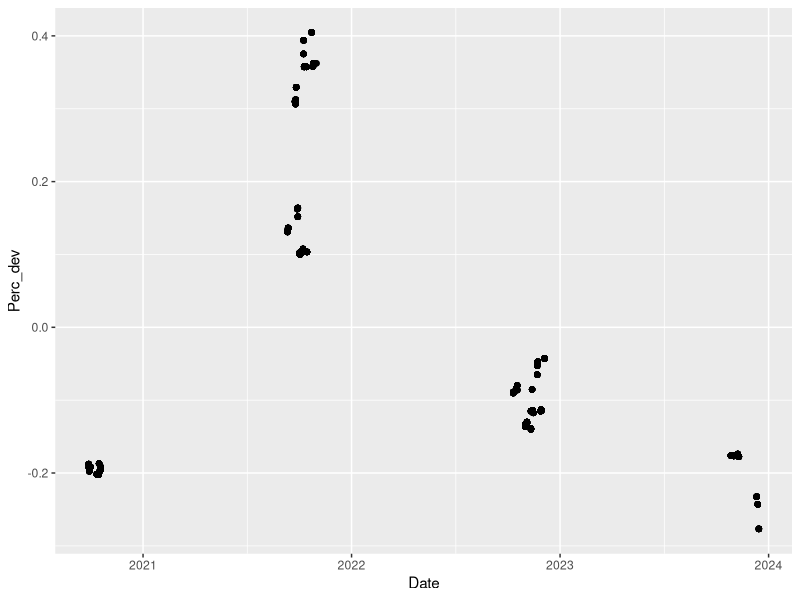
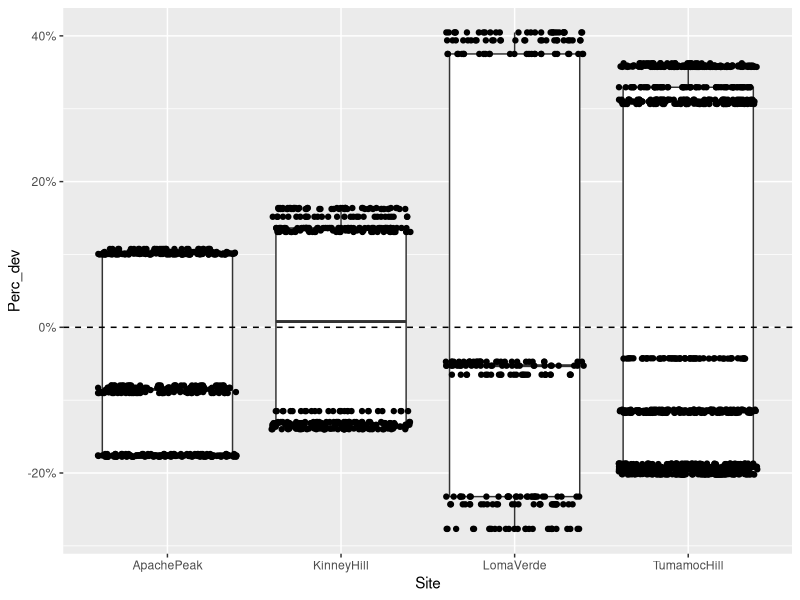
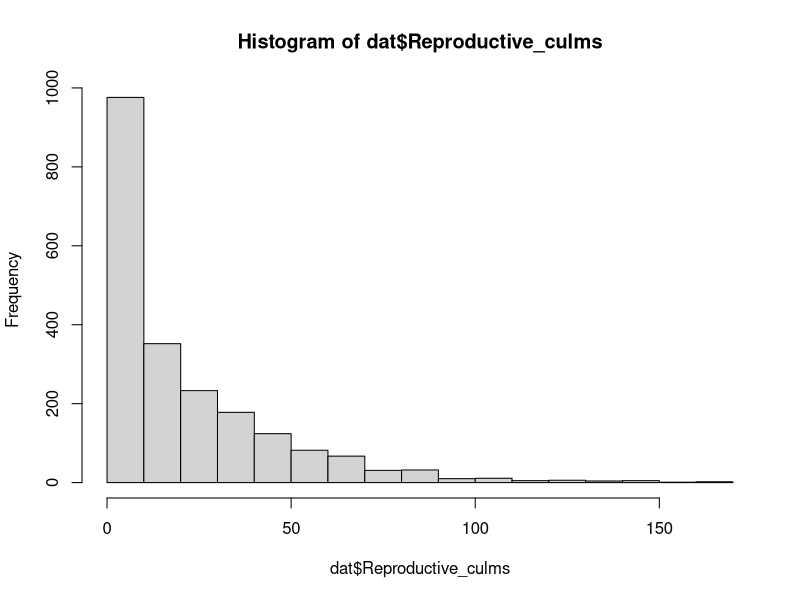
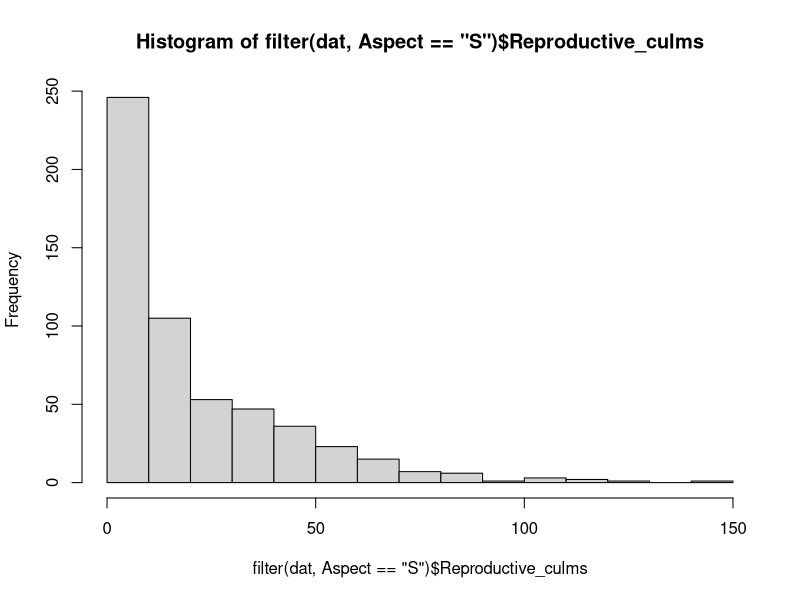
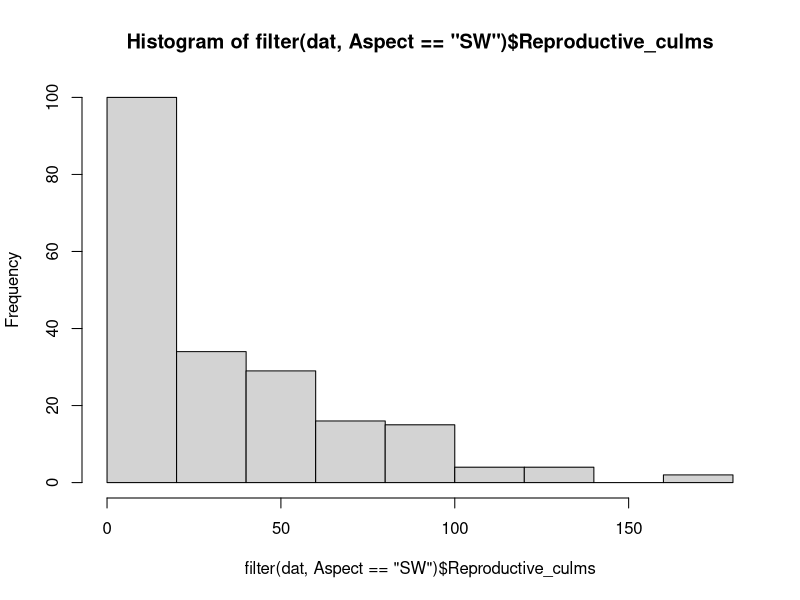
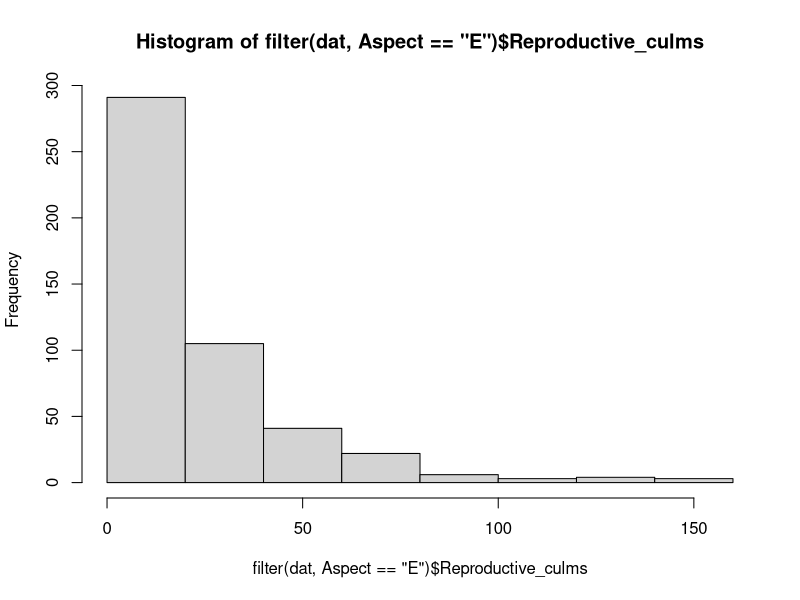
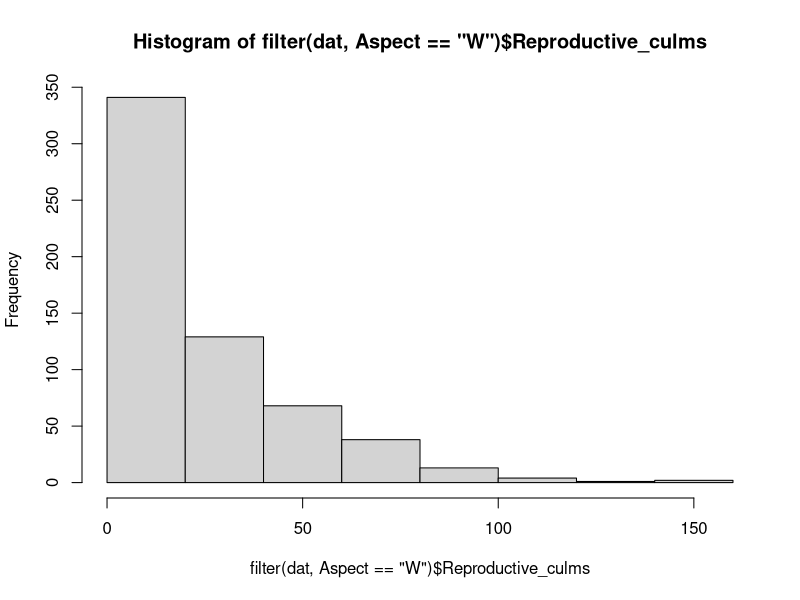
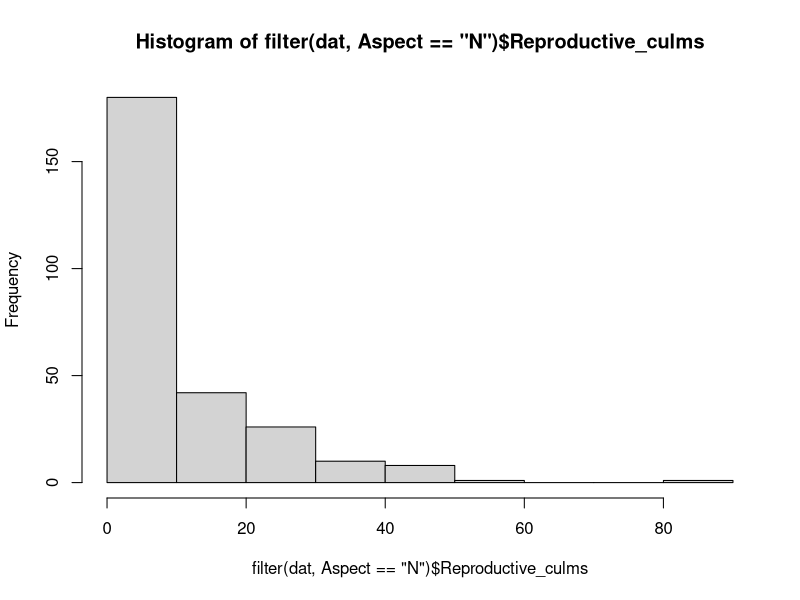

Reproduce these figures in R, in order. (Note: this script raises an error after producing the figures.)
# Created: 2024-09-23
# Updated: 2025-04-17

# Purpose: Examine distributions; write out clean data with precip deviation variable added.
#   Also write out different data table with change in culm/cover/density as response variable.

# Culm counts have a Poisson distribution. Buffelgrass density & cover should be log-transformed to improve
#   normality. Native grass, native forb, and herb (forb + grass) roughly have a Poisson distribution,
#   with a lot of 0s. Change in culm count BG density & cover, and native cover is roughly normally distributed.

# MAT correlated with precip-related variables.

library(readxl)
library(tidyverse)
library(GGally)

# Load data ---------------------------------------------------------------

culms.raw <- read_xlsx("data/raw/2024-09_LO_Buffelgrass-culm-demography_master.xlsx", sheet = "Demography")
monitor.prism <- read_csv("data/cleaned/02_monitoring-info-with-PRISM-data_clean.csv")
survival.raw <- read_xlsx("data/raw/2025-04_LO_Buffelgrass-seedling-survival.xlsx", sheet = "survival_R")

# Data wrangling ----------------------------------------------------------

# Add PRISM data
dat <- culms.raw %>% 
  left_join(monitor.prism)

# Check for NAs
apply(dat, 2, anyNA)

# Separate NA culm counts
na.culm <- dat %>% 
  filter(is.na(Vegetative_culms))

# Remove NA culm count - plants could not be located and weren't sampled
dat <- dat %>% 
  filter(!is.na(Vegetative_culms))

# Add Perc_dev and Deviation_mm cols
dat <- dat %>% 
  mutate(Perc_dev = (Prev_year_precip - MAP) / MAP,
         Deviation_mm = Prev_year_precip - MAP) 

# Change year cols to character
dat <- dat %>% 
  mutate(Year = as.character(Year),
         StudyYear = as.character(StudyYear))

# Add HerbCover col
dat <- dat %>% 
  mutate(HerbCover = NGCover + ForbCover)

# Add survival data
survival.join <- survival.raw %>% 
  filter(!is.na(Year)) %>%  # remove observations from 09/2021
  select(Site, Transect, Plot, Year, survival_perc) %>% 
  mutate(Year = as.character(Year))

dat <- dat %>% 
  left_join(survival.join)


# Separate out continuous explanatory variables
exp.cont <- dat %>% 
  select(PlotSlope, Elevation_ft, Prev_year_precip, MAT, MAP, Perc_dev, Deviation_mm)

# Separate out response variables
res.cont <- dat %>% 
  select(BGCover, BGDensity, ShrubCover, ForbCover, NGCover, HerbCover,
         Vegetative_culms, Reproductive_culms, Total_Live_Culms,
         Longestleaflength_cm)


# Create new df with change in culm count, density & cover between years as new response variables
culm.change <- dat %>%
  arrange(Plant_ID, Year) %>%
  group_by(Plant_ID) %>%
  mutate(Change_Reproductive_culms = Reproductive_culms - lag(Reproductive_culms),
         Change_Total_Live_Culms = Total_Live_Culms - lag(Total_Live_Culms)) %>% 
  mutate(Change_BGDensity = BGDensity - lag(BGDensity),
         Change_BGCover = BGCover - lag(BGCover)) %>% 
  mutate(Change_NGCover = NGCover - lag(NGCover),
         Change_ForbCover = ForbCover - lag(ForbCover),
         Change_HerbCover = HerbCover - lag(HerbCover),
         Change_ShrubCover = ShrubCover - lag(ShrubCover)) %>% 
  filter(!is.na(Change_Total_Live_Culms))



# Precipitation variability -----------------------------------------------

summary(dat$Perc_dev) # ranges from -28% to +40%

dat %>% 
  ggplot(aes(x = Date, y = Perc_dev)) +
  geom_point()

dat %>% 
  ggplot(aes(x = Site, y = Perc_dev)) +
  geom_boxplot() +
  geom_jitter() +
  scale_y_continuous(labels = scales::percent) +
  geom_hline(yintercept = 0, linetype = "dashed")


# Response variable: Culm count -------------------------------------------

## Histogram --------------------------------------------------------------

# All, Reproductive
hist(dat$Reproductive_culms) # Poisson

# By aspect, Reproductive
hist(filter(dat, Aspect == "S")$Reproductive_culms)
hist(filter(dat, Aspect == "SW")$Reproductive_culms)
hist(filter(dat, Aspect == "E")$Reproductive_culms)
hist(filter(dat, Aspect == "W")$Reproductive_culms)
hist(filter(dat, Aspect == "N")$Reproductive_culms)

# By site, Reproductive
hist(filter(dat, Site == "TumamocHill")$Reproductive_culms)
hist(filter(dat, Site == "LomaVerde")$Reproductive_culms)
hist(filter(dat, Site == "KinneyHill")$Reproductive_culms)
hist(filter(dat, Site == "ApachePeak")$Reproductive_culms)

# All, Total
hist(dat$Total_Live_Culms)

# All, Vegetative
hist(dat$Vegetative_culms)


## Boxplot ----------------------------------------------------------------

# All, by site
#   Reproductive
dat %>% 
  ggplot(aes(x = Site, y = Reproductive_culms)) +
  geom_boxplot()

#   Total
dat %>% 
  ggplot(aes(x = Site, y = Total_Live_Culms)) +
  geom_boxplot()

#   Vegetative
dat %>% 
  ggplot(aes(x = Site, y = Vegetative_culms)) +
  geom_boxplot()


# All, by aspect
#   Reproductive
dat %>% 
  ggplot(aes(x = Aspect, y = Reproductive_culms)) +
  geom_boxplot()

#   Total
dat %>% 
  ggplot(aes(x = Aspect, y = Total_Live_Culms)) +
  geom_boxplot()

#   Vegetative
dat %>% 
  ggplot(aes(x = Aspect, y = Vegetative_culms)) +
  geom_boxplot()


## Pair plot --------------------------------------------------------------

# Reproductive & vegetative culms
dat %>%
  ggplot(aes(x = Vegetative_culms, y = Reproductive_culms)) +
  geom_point()



# Response variable: BG density & cover -----------------------------------

# Pair plot
res.cont %>% 
  select(-Longestleaflength_cm, -Vegetative_culms, -Reproductive_culms, -Total_Live_Culms) %>% 
  ggpairs()

# BG Cover
hist(dat$BGCover)
dat %>% 
  ggplot(aes(x = Site, y = BGCover)) +
  geom_boxplot()

#   Log transformation
dat <- dat %>% 
  mutate(BGCover_log = log(BGCover))
hist(dat$BGCover_log) # log transformation kind of improves normality?

# BG Density
hist(dat$BGDensity)
dat %>% 
  ggplot(aes(x = Site, y = BGDensity)) +
  geom_boxplot()

#   Log transformation
dat <- dat %>% 
  mutate(BGDensity_log = log(BGDensity))
hist(dat$BGDensity_log) # log transformation improves normality


# Longest leaf
hist(dat$Longestleaflength_cm)
dat %>% 
  filter(!is.na(Longestleaflength_cm)) %>% 
  ggplot(aes(x = Site, y = Longestleaflength_cm)) + 
  geom_boxplot()



# Response variable: Native plant cover -----------------------------------

# Shrub cover
hist(dat$ShrubCover)
dat %>% 
  ggplot(aes(x = Site, y = ShrubCover)) +
  geom_boxplot()
dat %>% 
  ggplot(aes(x = Aspect, y = ShrubCover)) +
  geom_boxplot()

# Forb cover
hist(dat$ForbCover)
dat %>% 
  ggplot(aes(x = Site, y = ForbCover)) +
  geom_boxplot()
dat %>% 
  ggplot(aes(x = Aspect, y = ForbCover)) +
  geom_boxplot()

# Native grass cover
hist(dat$NGCover)
dat %>% 
  ggplot(aes(x = Site, y = NGCover)) +
  geom_boxplot()
dat %>% 
  ggplot(aes(x = Aspect, y = NGCover)) +
  geom_boxplot()

# Herb cover
hist(dat$HerbCover)
dat %>% 
  ggplot(aes(x = Site, y = HerbCover)) +
  geom_boxplot()
dat %>% 
  ggplot(aes(x = Aspect, y = HerbCover)) +
  geom_boxplot()


# Continuous explanatory variables ----------------------------------------

# Summary
summary(dat$Elevation_ft)
summary(dat$PlotSlope)
summary(dat$MAT)

# Distribution
hist(dat$Elevation_ft)
hist(dat$PlotSlope)
hist(dat$MAT)

# Pair plot
dat %>% 
  select(PlotSlope, Elevation_ft, Prev_year_precip, MAT, MAP, Perc_dev, Deviation_mm) %>% 
  distinct(.keep_all = TRUE) %>% 
  ggpairs()


# Response variable: change in total culm count ---------------------------

hist(culm.change$Change_Reproductive_culms, breaks = 20)
hist(culm.change$Change_Total_Live_Culms, breaks = 20)
hist(culm.change$Change_BGDensity, breaks = 20)
hist(culm.change$Change_BGCover, breaks = 20)
hist(culm.change$Change_HerbCover, breaks = 20)
hist(culm.change$Change_NGCover, breaks = 20)
hist(culm.change$Change_ForbCover, breaks = 20)



# Response variable: survival ---------------------------------------------

hist(dat$survival_perc)


# Write out data to csv ---------------------------------------------------

write_csv(dat,
          file = "data/cleaned/04_demography-data_clean.csv")

write_csv(culm.change,
          file = "data/cleaned/04_change-in-culm-density-cover_clean.csv")


save.image("RData/04_data-wrangling-and-screening.RData")
